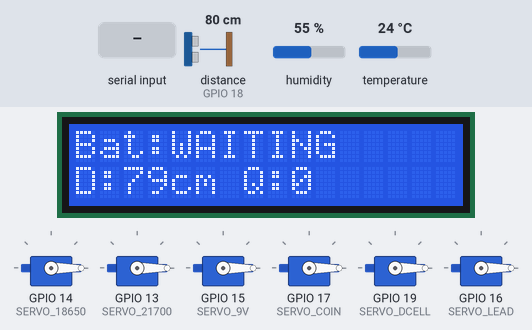
Simulated run of this sketch. Board: ESP32. Shown: 16×2 character LCD, 6 × servo. Wiring (inferred from the names in the program): ultrasonic range finder: trigger GPIO 5; echo GPIO 18. The test bench sets the inputs (shaded band); at power-on: distance to the obstacle (sensor on GPIO 18) 80 cm, humidity 55 %, temperature 24 °C. The echo pulse lasts 58.3 µs per cm; what the sketch prints to the serial monitor is not drawn.

Above: at 6.2 s.
6.3 s: "18650\n" received over Serial
At 7.9 s:
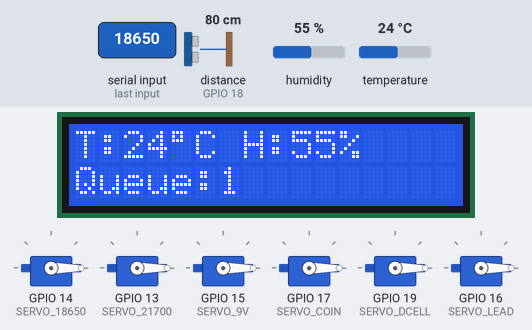
15.3 s: "READY\n" received over the second serial link
At 16.9 s:
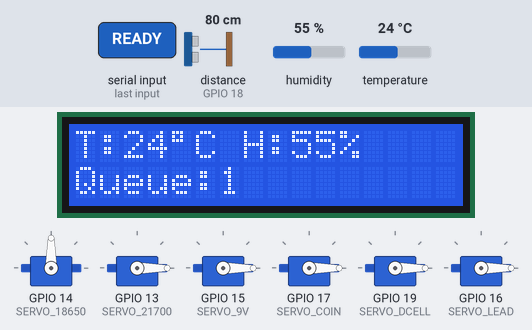
18.5 s: "9V\n" received over Serial
At 22.3 s:
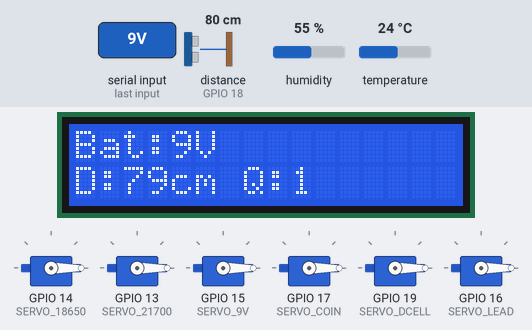
27.5 s: "READY\n" received over the second serial link
At 29.1 s:
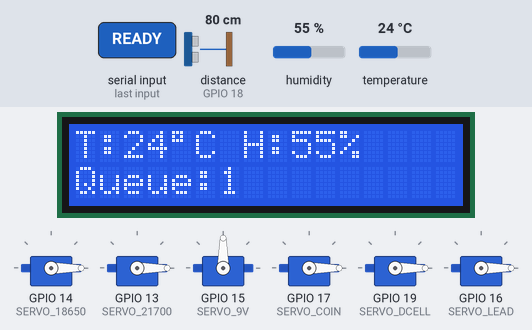
30.7 s: "CoinCell\n" received over Serial
At 34.4 s:
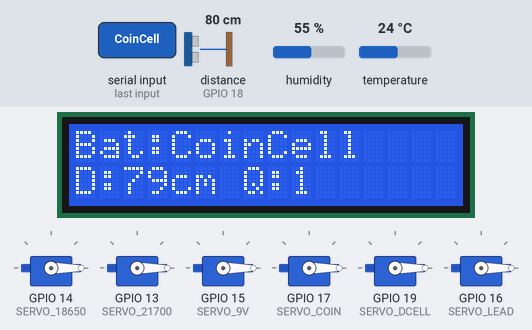
39.7 s: distance to the obstacle (sensor on GPIO 18) set to 2 cm
At 41.9 s:
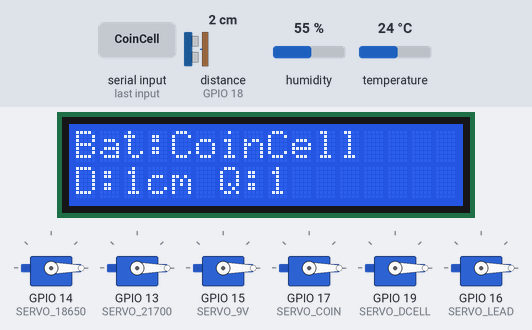
Timing chart, 0 to 43.4 s (numbered marks = the images above; inputs shaded):
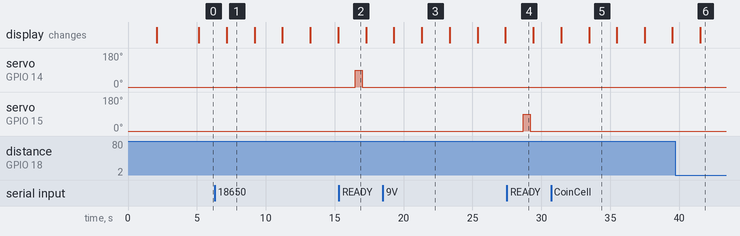

The sketch:

battery_sorter_esp3.ino
```cpp
/*******************************************************
 * BATTERY SORTING SYSTEM
 * FILE 1 : battery_sorter_esp32.ino
 * ESP32 MASTER CONTROLLER
 *******************************************************/

#include <Wire.h>
#include <LiquidCrystal_I2C.h>
#include <ESP32Servo.h>
#include <DHT.h>

// ========================================================
//  PINS
// ========================================================
#define DHTPIN        4
#define DHTTYPE       DHT11

#define TRIG_PIN      5
#define ECHO_PIN      18

#define RXD2          26
#define TXD2          27

#define SERVO_18650   14
#define SERVO_21700   13
#define SERVO_9V      15
#define SERVO_COIN    17
#define SERVO_DCELL   19
#define SERVO_LEAD    16

// ========================================================
//  TIMING
// ========================================================
const unsigned long IR_TO_SERVO1  = 1200UL;
const unsigned long SERVO_SPACING = 1900UL;

// ========================================================
//  OBJECTS
// ========================================================
LiquidCrystal_I2C lcd(0x27, 16, 2);
DHT               dht(DHTPIN, DHTTYPE);
HardwareSerial    ArduinoSerial(2);

Servo servo18650;
Servo servo21700;
Servo servo9V;
Servo servoCoin;
Servo servoDCell;
Servo servoLead;

// ========================================================
//  QUEUE
// ========================================================
#define MAX_QUEUE 20

struct Battery
{
    char          type[12];
    bool          active;
    unsigned long servoTime;
};

Battery bQueue[MAX_QUEUE];
int qFront = 0;
int qRear  = 0;

bool qEmpty() { return qFront == qRear; }
bool qFull()  { return ((qRear + 1) % MAX_QUEUE) == qFront; }

void qEnqueue(const char* t)
{
    if (qFull()) { Serial.println("Queue full"); return; }
    strncpy(bQueue[qRear].type, t, 11);
    bQueue[qRear].type[11] = '\0';
    bQueue[qRear].active    = false;
    bQueue[qRear].servoTime = 0;
    qRear = (qRear + 1) % MAX_QUEUE;
    Serial.print("Queued: ");
    Serial.println(t);
}

void qDequeue()
{
    if (!qEmpty()) qFront = (qFront + 1) % MAX_QUEUE;
}

int qSize()
{
    return (qRear - qFront + MAX_QUEUE) % MAX_QUEUE;
}

// ========================================================
//  SENSOR GLOBALS
// ========================================================
float tempC    = 0;
float humidity = 0;
long  distCM   = 0;

// ========================================================
//  LCD CONTROL
// ========================================================
unsigned long lcdTimer = 0;
bool          lcdPage  = false;

// ========================================================
//  ULTRASONIC
// ========================================================
long readDistance()
{
    digitalWrite(TRIG_PIN, LOW);
    delayMicroseconds(2);
    digitalWrite(TRIG_PIN, HIGH);
    delayMicroseconds(10);
    digitalWrite(TRIG_PIN, LOW);
    long dur = pulseIn(ECHO_PIN, HIGH, 30000UL);
    if (dur == 0) return -1;
    return (long)(dur * 0.034 / 2);
}

// ========================================================
//  DHT11
// ========================================================
void readDHT()
{
    float t = dht.readTemperature();
    float h = dht.readHumidity();
    if (!isnan(t) && t > -10 && t < 80)   tempC    = t;
    if (!isnan(h) && h >= 0  && h <= 100) humidity = h;
}

// ========================================================
//  LCD
// ========================================================
void updateLCD()
{
    if (millis() - lcdTimer < 2000) return;
    lcdTimer = millis();

    lcd.clear();

    if (!lcdPage)
    {
        lcd.setCursor(0, 0);
        lcd.print("Bat:");
        lcd.print(qEmpty() ? "WAITING" : bQueue[qFront].type);

        lcd.setCursor(0, 1);
        distCM = readDistance();
        lcd.print("D:");
        if (distCM < 0) lcd.print("---");
        else            lcd.print(distCM);
        lcd.print("cm Q:");
        lcd.print(qSize());
    }
    else
    {
        lcd.setCursor(0, 0);
        lcd.print("T:");
        lcd.print((int)tempC);
        lcd.print((char)223);
        lcd.print("C H:");
        lcd.print((int)humidity);
        lcd.print("%");

        lcd.setCursor(0, 1);
        lcd.print("Queue:");
        lcd.print(qSize());
    }

    lcdPage = !lcdPage;
}

// ========================================================
//  SERVOS
// ========================================================
void resetServos()
{
    servo18650.write(0); servo21700.write(0); servo9V.write(0);
    servoCoin.write(0);  servoDCell.write(0); servoLead.write(0);
}

void fireServo(const char* type)
{
    Serial.print(">>> Firing servo: ");
    Serial.println(type);

    if      (strcmp(type, "18650")    == 0) servo18650.write(90);
    else if (strcmp(type, "21700")    == 0) servo21700.write(90);
    else if (strcmp(type, "9V")       == 0) servo9V.write(90);
    else if (strcmp(type, "CoinCell") == 0) servoCoin.write(90);
    else if (strcmp(type, "DCell")    == 0) servoDCell.write(90);
    else if (strcmp(type, "LeadAcid") == 0) servoLead.write(90);
    else
    {
        Serial.print("!!! Unknown type: ");
        Serial.println(type);
        return;
    }

    delay(500);
    resetServos();
    Serial.println(">>> Servo done");
}

// ========================================================
//  SETUP
// ========================================================
void setup()
{
    Serial.begin(9600);
    ArduinoSerial.begin(9600, SERIAL_8N1, RXD2, TXD2);

    Wire.begin(21, 22);
    lcd.init();
    lcd.backlight();

    dht.begin();

    pinMode(TRIG_PIN, OUTPUT);
    pinMode(ECHO_PIN, INPUT);

    servo18650.setPeriodHertz(50); servo18650.attach(SERVO_18650, 500, 2400);
    servo21700.setPeriodHertz(50); servo21700.attach(SERVO_21700, 500, 2400);
    servo9V   .setPeriodHertz(50); servo9V   .attach(SERVO_9V,    500, 2400);
    servoCoin .setPeriodHertz(50); servoCoin .attach(SERVO_COIN,   500, 2400);
    servoDCell.setPeriodHertz(50); servoDCell.attach(SERVO_DCELL,  500, 2400);
    servoLead .setPeriodHertz(50); servoLead .attach(SERVO_LEAD,   500, 2400);
    resetServos();

    lcd.setCursor(0, 0); lcd.print("Battery Sorter");
    lcd.setCursor(0, 1); lcd.print("System Ready");
    delay(2000);
    lcd.clear();

    // Delay before sending GO so Arduino has time to boot
    delay(3000);
    ArduinoSerial.println("GO");
    Serial.println("ESP32 Ready - GO sent to Arduino");
}

// ========================================================
//  LOOP
// ========================================================
void loop()
{
    readDHT();

    // ── Python -> ESP32 ──
    if (Serial.available())
    {
        String s = Serial.readStringUntil('\n');
        s.trim();

        // Strip garbage characters
        String clean = "";
        for (int i = 0; i < s.length(); i++)
        {
            char c = s[i];
            if (c >= 32 && c < 127) clean += c;
        }

        if (clean.length() > 0 && clean.length() < 12)
        {
            Serial.print("Python sent: [");
            Serial.print(clean);
            Serial.println("]");
            qEnqueue(clean.c_str());
        }
    }

    // ── Arduino -> ESP32 ──
    if (ArduinoSerial.available())
    {
        String msg = ArduinoSerial.readStringUntil('\n');
        msg.trim();

        // Strip garbage
        String clean = "";
        for (int i = 0; i < msg.length(); i++)
        {
            char c = msg[i];
            if (c >= 32 && c < 127) clean += c;
        }

        Serial.print("Arduino msg: [");
        Serial.print(clean);
        Serial.println("]");

        if (clean == "READY")
        {
            Serial.println("READY received!");

            if (!qEmpty())
            {
                bQueue[qFront].active    = true;
                bQueue[qFront].servoTime = millis() + IR_TO_SERVO1;
                Serial.print("Timer set for: ");
                Serial.println(bQueue[qFront].type);
            }
            else
            {
                Serial.println("Queue empty - no battery to sort");
                // Restart conveyor anyway
                ArduinoSerial.println("NEXT");
            }
        }
    }

    // ── Servo scheduler ──
    if (!qEmpty() && bQueue[qFront].active)
    {
        if (millis() >= bQueue[qFront].servoTime)
        {
            char buf[12];
            strncpy(buf, bQueue[qFront].type, 11);
            buf[11] = '\0';

            fireServo(buf);
            qDequeue();

            Serial.println("Sending NEXT to Arduino");
            ArduinoSerial.println("NEXT");
        }
    }

    updateLCD();
}
```

Measured:
- after the input at 6.3 s, the display: changes after 0.86 s (image 1)
- after the input at 15.3 s, servo on GPIO 14 (SERVO_18650): 0° → 90° after 1.2 s, → 0° 0.50 s later
- after the input at 18.5 s, the display: first changes after 0.80 s (image 3 shows a later state)
- after the input at 27.5 s, servo on GPIO 15 (SERVO_9V): 0° → 90° after 1.2 s, → 0° 0.50 s later
- after the input at 30.7 s, the display: first changes after 0.74 s (image 5 shows a later state)
- after the input at 39.7 s, the display: changes after 1.8 s (image 6)
- what the display in image 1 shows lasts 2.0 s, from 7.2 s to 9.2 s
